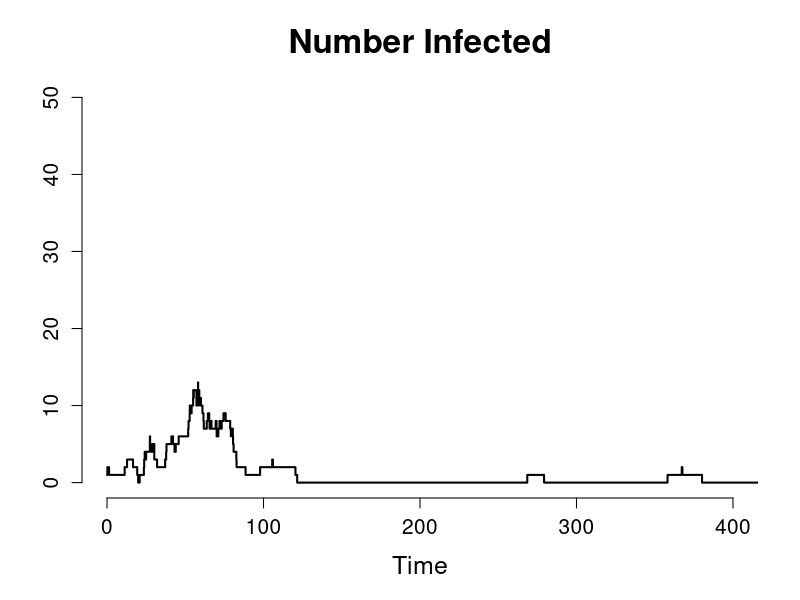
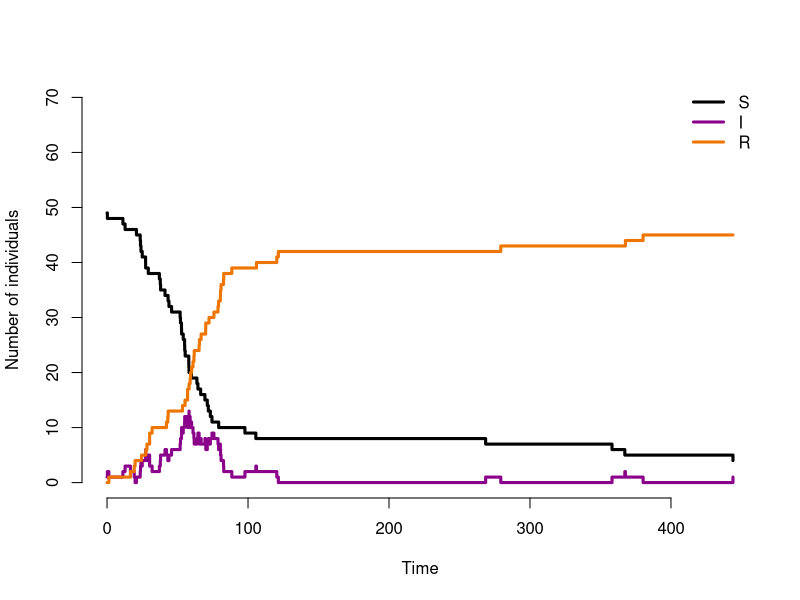

Reproduce these figures in R, in order.
## Stochastic SIR simulation
## Clinic on Dynamical Approaches to Infectious Disease Data
## International Clinics on Infectious Disease Dynamics and Data Program
##
## Becky Borchering, 2016
## Some Rights Reserved
## CC BY-NC 3.0 (http://creativecommons.org/licenses/by-nc/3.0/)

# clear stored parameters and data structures
rm(list=ls())

N=50   # population size

# choose parameter values
parms=c(lambda=.05,      # spillover rate
        beta=.2,      	 # contact rate
        gamma=.1)        # recovery rate


# initiate counters
count.infections= 0
count.spillovers= 0

## Compartments:
## (S,I,R) = (susceptible, infectious, removed)

## Transitions:
## Event                           Change        										Rate
## Spillover (S)									 (S,I,R)->(S-1,I+1,R)							lambda*S/N
## Infection (S)                   (S,I,R)->(S-1,I+1,R)             beta*I*S/N
## Recovery/Removal (I)            (S,I,R)->(S,I-1,R+1)             gamma*I


event <- function(time,S,I,R,params){
  with(as.list(params),{
    
    # update rates
    rates <- c(spillover = lambda*S/N, # no spillover infections if S depleted
               infect = beta*I*S/N,
               recover = gamma*I)
    
    totRate <- sum(rates)
    
    if(totRate==0){eventTime <- final.time}else{
      
      # calculate time until next event
      eventTime <- time+rexp(1,totRate)
      
      # choose type of event
      eventType <- sample(c("Spillover","Infect","Recover"),1,replace=F,prob=rates/totRate)
      
      # update compartments based on the event type
      switch(eventType,
             "Spillover" = {
               S <- S-1
               I <- I+1
               count.spillovers = count.spillovers+1
             },
             "Infect" = {
               S <- S-1
               I <- I+1
               count.infections = count.infections+1
             },
             "Recover" = {
               I <- I-1
               R <- R+1
             }
      )}
    return(data.frame(time=eventTime,S=S,I=I,R=R,
                      count.spillovers=count.spillovers,count.infections = count.infections))
  })
}

simulateSIR <- function(t,y,params){
  with(as.list(y),{
    ts <- data.frame(time=0,S=round(S),I=round(I),R=round(R),
                     count.spillovers=0,count.infections=0)
    nextEvent <- ts
    while(nextEvent$time<final.time){
      nextEvent <- event(nextEvent$time,nextEvent$S,nextEvent$I,nextEvent$R,params)
      ts <- rbind(ts,nextEvent)
    }
    return(ts)
  })
}

final.time=400
parms=parms

# run the simulation
tsTest <- simulateSIR(final.time,c(S=N-1,I=1,R=0),parms)

# plot the infectious individuals over time
plot(tsTest$time,tsTest$I,type='s',main="Number Infected", ylim=c(0,N),xlim=c(0,final.time),bty="n",
     xlab="Time",  ylab="", cex.main=2, cex.lab=1.5, cex.axis=1.25, lwd =2)

# plot all compartments over time
plot(tsTest$time,tsTest$S,type='s',ylim=c(0,N+20),bty="n",ylab="Number of individuals",xlab="Time",lwd=3)
lines(tsTest$time,tsTest$I,type='s',col='darkmagenta',lwd=3)
lines(tsTest$time,tsTest$R,type='s',col='darkorange2',lwd=3)
legend(x="topright",c("S","I","R"),
       lty=1,col=c("black","darkmagenta","darkorange2"),bty="n",lwd=3)

# print the total number of infections
sum(tsTest$count.infections)

# print the number of spillover events
sum(tsTest$count.spillovers)
